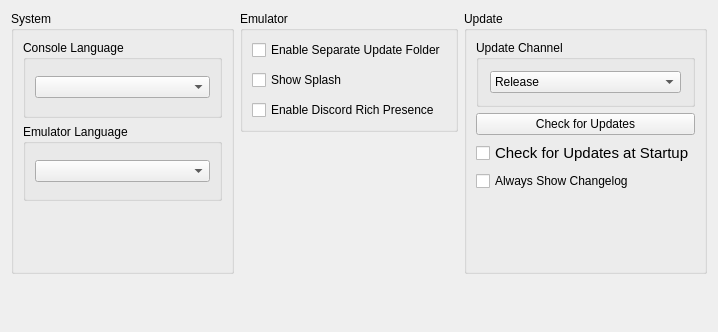
      <widget class="QWidget" name="generalTabContents">
       <property name="geometry">
        <rect>
         <x>0</x>
         <y>0</y>
         <width>718</width>
         <height>332</height>
        </rect>
       </property>
       <layout class="QVBoxLayout" name="generalTabVLayout" stretch="0">
        <item>
         <layout class="QGridLayout" name="gridLayout">
          <property name="bottomMargin">
           <number>0</number>
          </property>
          <property name="spacing">
           <number>6</number>
          </property>
          <item row="0" column="1">
           <layout class="QVBoxLayout" name="emulatorTabLayoutMiddle">
            <property name="leftMargin">
             <number>0</number>
            </property>
            <property name="rightMargin">
             <number>0</number>
            </property>
            <property name="bottomMargin">
             <number>0</number>
            </property>
            <item>
             <widget class="QGroupBox" name="emulatorSettingsGroupBox">
              <property name="sizePolicy">
               <sizepolicy hsizetype="Preferred" vsizetype="Preferred">
                <horstretch>0</horstretch>
                <verstretch>0</verstretch>
               </sizepolicy>
              </property>
              <property name="title">
               <string>Emulator</string>
              </property>
              <property name="flat">
               <bool>false</bool>
              </property>
              <property name="checkable">
               <bool>false</bool>
              </property>
              <layout class="QVBoxLayout" name="additionalSettingsVLayout" stretch="0">
               <property name="spacing">
                <number>6</number>
               </property>
               <property name="leftMargin">
                <number>9</number>
               </property>
               <property name="topMargin">
                <number>9</number>
               </property>
               <property name="rightMargin">
                <number>9</number>
               </property>
               <property name="bottomMargin">
                <number>9</number>
               </property>
               <item>
                <layout class="QVBoxLayout" name="emulatorverticalLayout">
                 <property name="spacing">
                  <number>10</number>
                 </property>
                 <item>
                  <widget class="QCheckBox" name="separateUpdatesCheckBox">
                   <property name="text">
                    <string>Enable Separate Update Folder</string>
                   </property>
                  </widget>
                 </item>
                 <item>
                  <widget class="QCheckBox" name="showSplashCheckBox">
                   <property name="text">
                    <string>Show Splash</string>
                   </property>
                  </widget>
                 </item>
                 <item>
                  <widget class="QCheckBox" name="discordRPCCheckbox">
                   <property name="text">
                    <string>Enable Discord Rich Presence</string>
                   </property>
                  </widget>
                 </item>
                </layout>
               </item>
              </layout>
             </widget>
            </item>
            <item>
             <spacer name="verticalSpacer_8">
              <property name="orientation">
               <enum>Qt::Orientation::Vertical</enum>
              </property>
              <property name="sizeHint" stdset="0">
               <size>
                <width>20</width>
                <height>40</height>
               </size>
              </property>
             </spacer>
            </item>
           </layout>
          </item>
          <item row="0" column="0">
           <layout class="QVBoxLayout" name="systemTabLayoutLeft">
            <property name="spacing">
             <number>6</number>
            </property>
            <property name="bottomMargin">
             <number>0</number>
            </property>
            <item>
             <widget class="QGroupBox" name="SystemSettings">
              <property name="sizePolicy">
               <sizepolicy hsizetype="Expanding" vsizetype="Preferred">
                <horstretch>0</horstretch>
                <verstretch>0</verstretch>
               </sizepolicy>
              </property>
              <property name="sizeIncrement">
               <size>
                <width>0</width>
                <height>0</height>
               </size>
              </property>
              <property name="title">
               <string>System</string>
              </property>
              <layout class="QVBoxLayout" name="emuSettingsLayout">
               <property name="bottomMargin">
                <number>70</number>
               </property>
               <item>
                <widget class="QGroupBox" name="consoleLanguageGroupBox">
                 <property name="title">
                  <string>Console Language</string>
                 </property>
                 <layout class="QVBoxLayout" name="settingsLayout">
                  <item>
                   <widget class="QComboBox" name="consoleLanguageComboBox"/>
                  </item>
                 </layout>
                </widget>
               </item>
               <item>
                <widget class="QGroupBox" name="emulatorLanguageGroupBox">
                 <property name="title">
                  <string>Emulator Language</string>
                 </property>
                 <layout class="QVBoxLayout" name="langSettingsLayout">
                  <item>
                   <widget class="QComboBox" name="emulatorLanguageComboBox"/>
                  </item>
                 </layout>
                </widget>
               </item>
              </layout>
             </widget>
            </item>
           </layout>
          </item>
          <item row="1" column="1">
           <spacer name="verticalSpacer_4">
            <property name="orientation">
             <enum>Qt::Orientation::Vertical</enum>
            </property>
            <property name="sizeHint" stdset="0">
             <size>
              <width>20</width>
              <height>40</height>
             </size>
            </property>
           </spacer>
          </item>
          <item row="1" column="0">
           <spacer name="verticalSpacer_3">
            <property name="orientation">
             <enum>Qt::Orientation::Vertical</enum>
            </property>
            <property name="sizeHint" stdset="0">
             <size>
              <width>20</width>
              <height>40</height>
             </size>
            </property>
           </spacer>
          </item>
          <item row="1" column="2">
           <spacer name="verticalSpacer_5">
            <property name="orientation">
             <enum>Qt::Orientation::Vertical</enum>
            </property>
            <property name="sizeHint" stdset="0">
             <size>
              <width>20</width>
              <height>40</height>
             </size>
            </property>
           </spacer>
          </item>
          <item row="0" column="2">
           <layout class="QVBoxLayout" name="updaterTabLayoutLeft">
            <property name="spacing">
             <number>6</number>
            </property>
            <property name="sizeConstraint">
             <enum>QLayout::SizeConstraint::SetDefaultConstraint</enum>
            </property>
            <property name="leftMargin">
             <number>0</number>
            </property>
            <property name="topMargin">
             <number>0</number>
            </property>
            <property name="rightMargin">
             <number>0</number>
            </property>
            <property name="bottomMargin">
             <number>0</number>
            </property>
            <item>
             <widget class="QGroupBox" name="updaterGroupBox">
              <property name="sizePolicy">
               <sizepolicy hsizetype="Preferred" vsizetype="MinimumExpanding">
                <horstretch>0</horstretch>
                <verstretch>0</verstretch>
               </sizepolicy>
              </property>
              <property name="minimumSize">
               <size>
                <width>0</width>
                <height>0</height>
               </size>
              </property>
              <property name="maximumSize">
               <size>
                <width>16777215</width>
                <height>16777215</height>
               </size>
              </property>
              <property name="title">
               <string>Update</string>
              </property>
              <layout class="QVBoxLayout" name="UpdateLayout" stretch="0,0,0,0">
               <property name="spacing">
                <number>6</number>
               </property>
               <property name="topMargin">
                <number>9</number>
               </property>
               <property name="rightMargin">
                <number>9</number>
               </property>
               <property name="bottomMargin">
                <number>80</number>
               </property>
               <item>
                <widget class="QGroupBox" name="updaterComboBox">
                 <property name="sizePolicy">
                  <sizepolicy hsizetype="Preferred" vsizetype="Fixed">
                   <horstretch>0</horstretch>
                   <verstretch>0</verstretch>
                  </sizepolicy>
                 </property>
                 <property name="minimumSize">
                  <size>
                   <width>0</width>
                   <height>0</height>
                  </size>
                 </property>
                 <property name="maximumSize">
                  <size>
                   <width>16777215</width>
                   <height>16777215</height>
                  </size>
                 </property>
                 <property name="title">
                  <string>Update Channel</string>
                 </property>
                 <layout class="QVBoxLayout" name="UpdateChannelLayout">
                  <property name="spacing">
                   <number>7</number>
                  </property>
                  <property name="leftMargin">
                   <number>11</number>
                  </property>
                  <property name="topMargin">
                   <number>11</number>
                  </property>
                  <property name="rightMargin">
                   <number>11</number>
                  </property>
                  <property name="bottomMargin">
                   <number>11</number>
                  </property>
                  <item>
                   <widget class="QComboBox" name="updateComboBox">
                    <property name="sizePolicy">
                     <sizepolicy hsizetype="Preferred" vsizetype="Fixed">
                      <horstretch>0</horstretch>
                      <verstretch>0</verstretch>
                     </sizepolicy>
                    </property>
                    <item>
                     <property name="text">
                      <string>Release</string>
                     </property>
                    </item>
                    <item>
                     <property name="text">
                      <string>Nightly</string>
                     </property>
                    </item>
                   </widget>
                  </item>
                 </layout>
                </widget>
               </item>
               <item>
                <widget class="QPushButton" name="checkUpdateButton">
                 <property name="sizePolicy">
                  <sizepolicy hsizetype="Minimum" vsizetype="Fixed">
                   <horstretch>0</horstretch>
                   <verstretch>0</verstretch>
                  </sizepolicy>
                 </property>
                 <property name="minimumSize">
                  <size>
                   <width>0</width>
                   <height>0</height>
                  </size>
                 </property>
                 <property name="maximumSize">
                  <size>
                   <width>16777215</width>
                   <height>16777215</height>
                  </size>
                 </property>
                 <property name="text">
                  <string>Check for Updates</string>
                 </property>
                </widget>
               </item>
               <item>
                <widget class="QCheckBox" name="updateCheckBox">
                 <property name="sizePolicy">
                  <sizepolicy hsizetype="Preferred" vsizetype="Fixed">
                   <horstretch>0</horstretch>
                   <verstretch>0</verstretch>
                  </sizepolicy>
                 </property>
                 <property name="font">
                  <font>
                   <pointsize>11</pointsize>
                   <bold>false</bold>
                  </font>
                 </property>
                 <property name="text">
                  <string>Check for Updates at Startup</string>
                 </property>
                </widget>
               </item>
               <item>
                <widget class="QCheckBox" name="changelogCheckBox">
                 <property name="text">
                  <string>Always Show Changelog</string>
                 </property>
                </widget>
               </item>
              </layout>
             </widget>
            </item>
           </layout>
          </item>
         </layout>
        </item>
       </layout>
      </widget>
